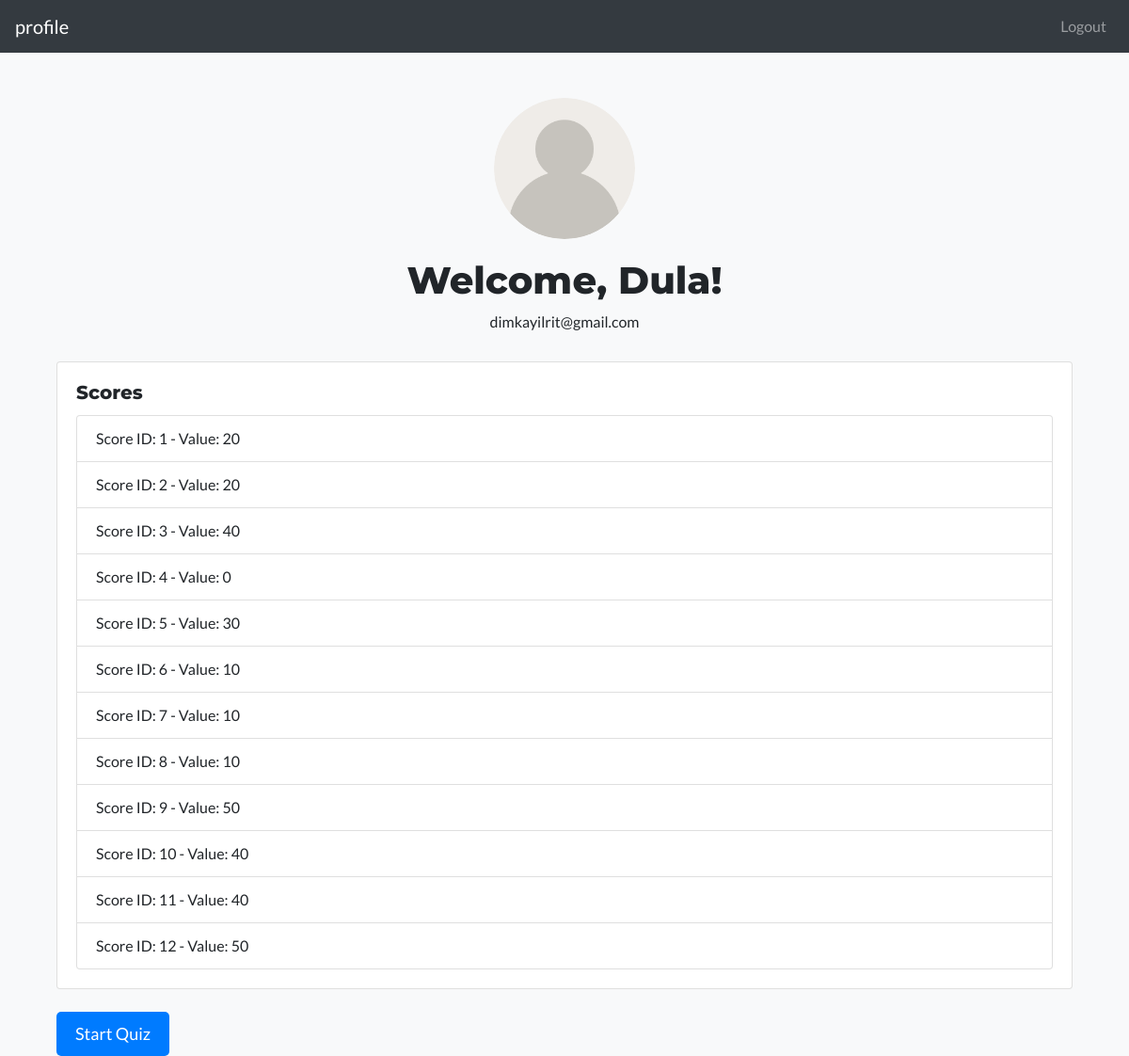
The app's page /profile (signed in) with its own data.
### app/models.py (models this page shows, shortened)
class User(db.Model, UserMixin):
    __tablename__ = 'user'
    id = db.Column(db.Integer, primary_key = True)
    username = db.Column(db.String(150), unique=True, nullable=False)
    email = db.Column(db.String(150), unique=True, nullable=False)
    password_hash = db.Column(db.String(150), nullable=False)
    is_admin = db.Column(db.Integer, default = 0, nullable=False)
    scores = db.relationship('Score', backref='user', lazy=True)

class Score(db.Model):
    id = db.Column(db.Integer, primary_key=True)
    score = db.Column(db.Integer, nullable=False)
    user_id = db.Column(db.Integer, db.ForeignKey('user.id'), nullable=False)

### app/auth.py (the view)
@bp.route("/profile")
@login_required
def profile():
    if g.user:
        score = request.args.get('score')
        g.score = score
        return render_template("profile.html", user = g.user)

### app/__init__.py (called while the page is built)
def create_app():
    app = Flask(__name__)
    app.config.from_object('config.Config')
    db.init_app(app)
    login_manager.init_app(app)
    @login_manager.user_loader
    def load_user(user_id):
        from app.models import User
        return User.query.get(int(user_id))
    login_manager.login_view = 'auth.login'
    with app.app_context():
        from . import models
        from app import auth, route
        app.register_blueprint(auth.bp)
        app.register_blueprint(route.bp)
        @app.before_request
        def before_request():
            from app.models import User
            g.user = None
            if 'user_id' in session:
                user = User.query.filter_by(id = session['user_id']).first()
                g.user = user
    return app

### app/auth.py (called while the page is built)
@bp.before_request
def before_request():
    g.user = None
    if 'user_id' in session:
        user = User.query.filter_by(id = session['user_id']).first()
        g.user = user

### app/templates/profile.html
{% extends 'base.html' %}
{% block content %}
<div class="container mt-5">
    <div class="profile-header">
        <img src="../static/img/USer.png" alt="User profile picture">
        <h1>Welcome, {{ user.username }}!</h1>
        <p>{{ user.email }}</p>
    </div>
    <div class="row">
        <div class="col-md-12">
            <div class="card">
                <div class="card-body">
                    <h5 class="card-title">Scores</h5>
                    <ul class="list-group">
                        {% for score in user.scores %}
                        <li class="list-group-item">
                            Score ID: {{ score.id }} - Value: {{ score.score }}
                        </li>
                        {% else %}
                        <li class="list-group-item">
                            No scores available.
                        </li>
                        {% endfor %}
                    </ul>
                </div>
            </div>
        </div>
    </div>
    <div class="row mt-4">
        <div class="col-md-12">
            <a href="{{ url_for('route.question', id = 1)}}" class="btn btn-start-quiz">Start Quiz</a>
        </div>
    </div>
</div>
{% endblock %}

### app/templates/base.html (shortened to what this page needs)
<!DOCTYPE html>
<html lang="en">
<head>
    <link rel="stylesheet" href="https://stackpath.bootstrapcdn.com/bootstrap/4.5.2/css/bootstrap.min.css">
    <link rel="stylesheet" href="https://cdnjs.cloudflare.com/ajax/libs/animate.css/4.1.1/animate.min.css">
    <link rel="stylesheet" href="https://cdnjs.cloudflare.com/ajax/libs/font-awesome/5.15.3/css/all.min.css">
</head>
<body>
    <nav class="navbar navbar-expand-lg navbar-dark bg-dark">
        {% if current_user.is_authenticated %}
        <a class="navbar-brand" href=" {{ url_for('auth.profile', user = user)}}">profile</a>
        {% else %}
        <a class="navbar-brand" href=" {{ url_for('route.index')}}">Quiz App</a>
        {% endif%}
        <div class="collapse navbar-collapse" id="navbarNav">
            <ul class="navbar-nav ml-auto">
                {% if current_user.is_authenticated %}
                    <li class="nav-item">
                        <a class="nav-link" href="{{ url_for('auth.logout') }}">Logout</a>
                    </li>
                {% endif %}
            </ul>
        </div>
    </nav>
    <div class="container mt-4">
        {% block content %}{% endblock %}
    </div>
</body>
</html>

### app/templates/base.html (style rules this page uses)
body { font-family: 'Lato', sans-serif; background-color: #f8f9fa; }
h1, h2, h3, h4, h5, h6 { font-family: 'Montserrat', sans-serif; font-weight: 800; }
.profile-header { text-align: center; margin-bottom: 30px; }
.profile-header img { width: 150px; height: 150px; border-radius: 50%; margin-bottom: 20px; }
.btn-start-quiz { display: inline-block; padding: 10px 20px; font-size: 18px; color: #fff; background-color: #007bff; border: none; border-radius: 5px; transition: background-color 0.3s ease-in-out; }

### records on screen
User: username "Dula", email "dimkayilrit@gmail.com"
Score: id "1", score "20"
Score: id "2", score "20"
Score: id "3", score "40"
Score: id "4", score "0"
Score: id "5", score "30"
Score: id "6", score "10"
Score: id "7", score "10"
Score: id "8", score "10"
Score: id "9", score "50"
Score: id "10", score "40"
Score: id "11", score "40"
Score: id "12", score "50"
